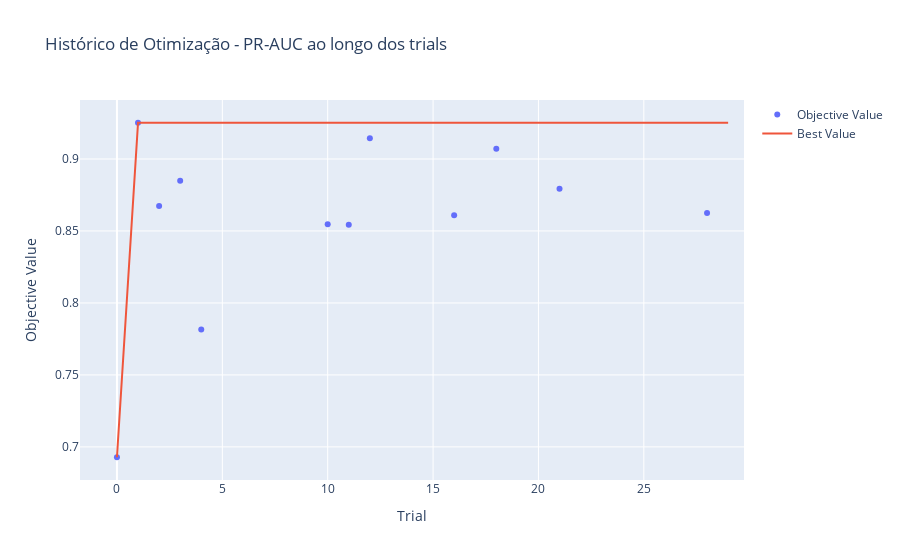

Notebook code cell kept with this figure:
### Code cell
# Visualizar histórico de otimização
fig_history = plot_optimization_history(study)
fig_history.update_layout(title="Histórico de Otimização - PR-AUC ao longo dos trials")
fig_history.show()

### Figure 1 — Plotly figure (JSON) as saved in the notebook; plotly's stock layout.template omitted (floating-point values rounded to 4 significant figures)
{"data": [{"mode": "markers", "name": "Objective Value", "type": "scatter", "x": [0, 1, 2, 3, 4, 10, 11, 12, 16, 18, 21, 28], "y": [0.6928, 0.9252, 0.8673, 0.885, 0.7815, 0.8546, 0.8543, 0.9145, 0.8609, 0.9071, 0.8793, 0.8625]}, {"mode": "lines", "name": "Best Value", "type": "scatter", "x": [0, 1, 2, 3, 4, 5, 6, 7, 8, 9, 10, 11, 12, 13, 14, 15, 16, 17, 18, 19, 20, 21, 22, 23, 24, 25, 26, 27, 28, 29], "y": [0.6928, 0.9252, 0.9252, 0.9252, 0.9252, 0.9252, 0.9252, 0.9252, 0.9252, 0.9252, 0.9252, 0.9252, 0.9252, 0.9252, 0.9252, 0.9252, 0.9252, 0.9252, 0.9252, 0.9252, 0.9252, 0.9252, 0.9252, 0.9252, 0.9252, 0.9252, 0.9252, 0.9252, 0.9252, 0.9252]}, {"marker": {"color": "#cccccc"}, "mode": "markers", "name": "Infeasible Trial", "showlegend": false, "type": "scatter", "x": [], "y": []}], "layout": {"title": {"text": "Histórico de Otimização - PR-AUC ao longo dos trials"}, "xaxis": {"title": {"text": "Trial"}}, "yaxis": {"title": {"text": "Objective Value"}}}}
